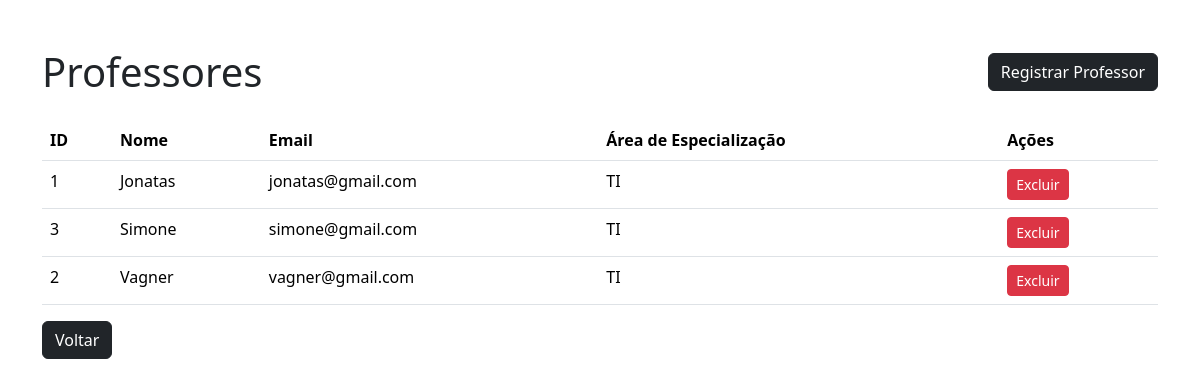
The app's page /professores.php with its own data.
### tables this page shows
CREATE TABLE `professor` (
  `id` int(11) NOT NULL,
  `nome` varchar(100) NOT NULL,
  `email` varchar(100) DEFAULT NULL,
  `area_especializacao` varchar(100) DEFAULT NULL
);

### professores.php (the view, shortened to what this page needs)
<?php
include 'db.php';
?>
<!DOCTYPE html>
<html>
<head>
    <link href="https://cdn.jsdelivr.net/npm/bootstrap@5.3.2/dist/css/bootstrap.min.css" rel="stylesheet">
</head>
<body>
<div class="container mt-5">
    <div class="d-flex justify-content-between align-items-center mb-4">
        <h1 class="mb-0">Professores</h2>
        <a href="adicionar_professor.php" class="btn btn-dark">Registrar Professor</a>
    </div>
    <table class="table table-hover">
        <thead>
            <tr>
                <th>ID</th>
                <th>Nome</th>
                <th>Email</th>
                <th>Área de Especialização</th>
                <th>Ações</th>
            </tr>
        </thead>
        <tbody>
        <?php
        $res = $conn->query("SELECT * FROM professor ORDER BY nome");
        while ($p = $res->fetch_assoc()):
        ?>
            <tr>
                <td><?= $p['id'] ?></td>
                <td><?= $p['nome'] ?></td>
                <td><?= $p['email'] ?></td>
                <td><?= $p['area_especializacao'] ?></td>
                <td>
                    <a href="?excluir=<?= $p['id'] ?>" class="btn btn-danger btn-sm" onclick="return confirm('Excluir este professor?')">Excluir</a>
                </td>
            </tr>
        <?php endwhile; ?>
        </tbody>
    </table>
    <a href="index.php" class="btn btn-dark">Voltar</a>
</div>
</body>
</html>

### records on screen
professor: id "1", nome "Jonatas", email "jonatas@gmail.com", area_especializacao "TI"
professor: id "3", nome "Simone", email "simone@gmail.com", area_especializacao "TI"
professor: id "2", nome "Vagner", email "vagner@gmail.com", area_especializacao "TI"
